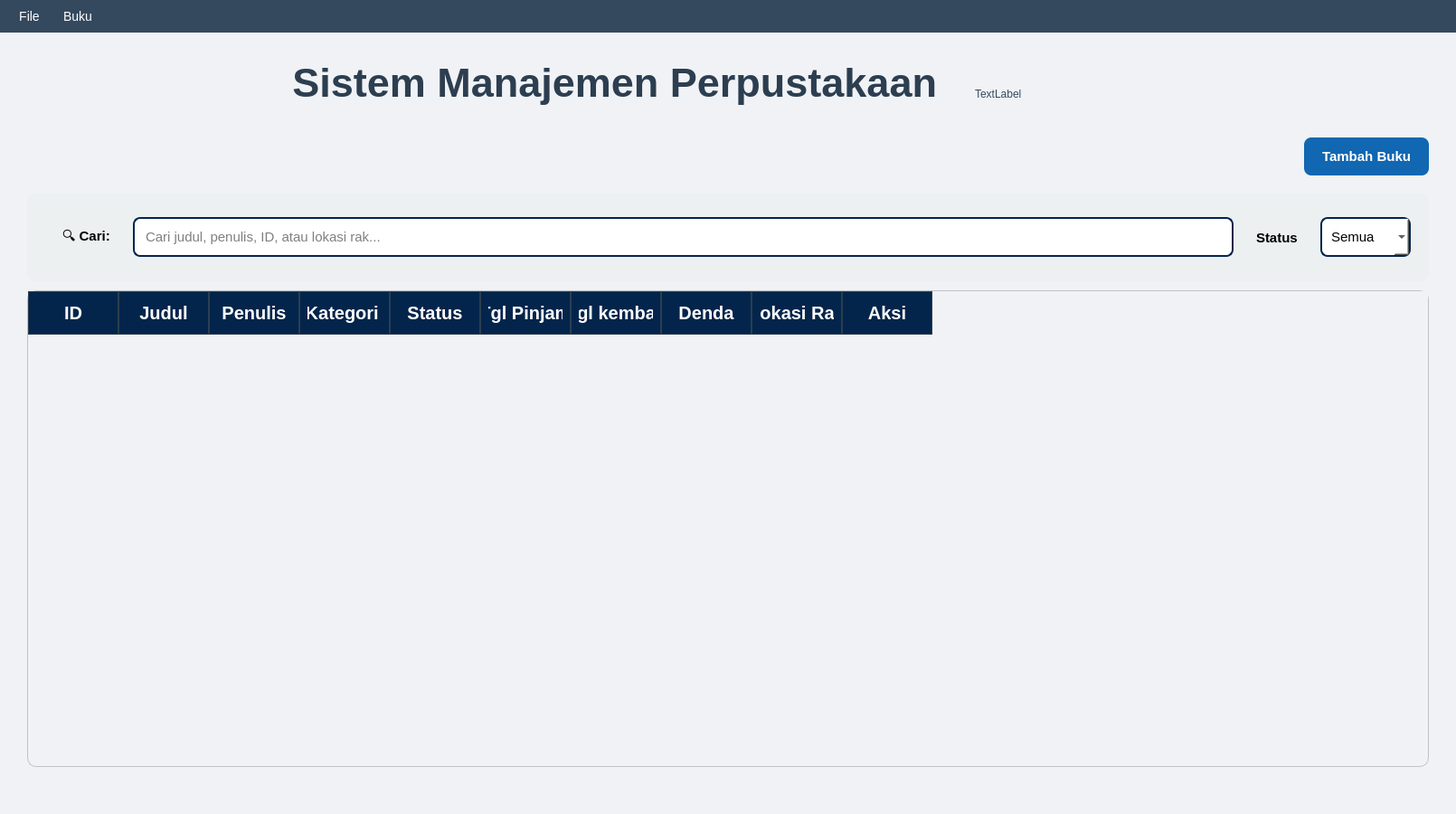
<?xml version="1.0" encoding="UTF-8"?>
<ui version="4.0">
 <class>MainWindow</class>
 <widget class="QMainWindow" name="MainWindow">
  <property name="geometry">
   <rect>
    <x>0</x>
    <y>0</y>
    <width>1581</width>
    <height>900</height>
   </rect>
  </property>
  <property name="windowTitle">
   <string>MainWindow</string>
  </property>
  <property name="styleSheet">
   <string notr="true">QWidget {
                background-color: #f0f2f5; /
                font-family: 'Segoe UI', sans-serif;
            }
            QMenuBar {
                background-color: #34495E; 
                color: white;
                font-size: 14px;
                padding: 5px;
            }
            QMenuBar::item {
                padding: 5px 10px;
                background: transparent;
            }
            QMenuBar::item:selected {
                background-color: #4A637C; 
            }
            QMenu {
                background-color: #34495E;
                color: white;
                border: 1px solid #2C3E50;
                border-radius: 5px;
            }
            QMenu::item {
                padding: 8px 20px;
                background-color: transparent;
            }
            QMenu::item:selected {
                background-color: #2980B9; /* Blue on hover for menu items */
            }
            QLabel {
                color: #34495E;
            }</string>
  </property>
  <widget class="QWidget" name="centralwidget">
   <layout class="QVBoxLayout" name="verticalLayout">
    <property name="spacing">
     <number>10</number>
    </property>
    <property name="leftMargin">
     <number>30</number>
    </property>
    <property name="topMargin">
     <number>30</number>
    </property>
    <property name="rightMargin">
     <number>30</number>
    </property>
    <property name="bottomMargin">
     <number>30</number>
    </property>
    <item>
     <widget class="QWidget" name="widget_2" native="true">
      <layout class="QHBoxLayout" name="horizontalLayout_4">
       <property name="spacing">
        <number>30</number>
       </property>
       <property name="leftMargin">
        <number>280</number>
       </property>
       <property name="topMargin">
        <number>0</number>
       </property>
       <property name="rightMargin">
        <number>450</number>
       </property>
       <property name="bottomMargin">
        <number>0</number>
       </property>
       <item>
        <widget class="QLabel" name="title_label">
         <property name="styleSheet">
          <string notr="true">QLabel{
font-size: 45px;
font-weight: bold; 
margin-bottom: 25px; 
color: #2C3E50; 
text-shadow: 1px 1px 2px #bdc3c7;
}</string>
         </property>
         <property name="text">
          <string>Sistem Manajemen Perpustakaan</string>
         </property>
         <property name="alignment">
          <set>Qt::AlignRight|Qt::AlignTrailing|Qt::AlignVCenter</set>
         </property>
        </widget>
       </item>
       <item>
        <widget class="QLabel" name="gambar_judul">
         <property name="text">
          <string>TextLabel</string>
         </property>
         <property name="alignment">
          <set>Qt::AlignLeading|Qt::AlignLeft|Qt::AlignVCenter</set>
         </property>
        </widget>
       </item>
      </layout>
     </widget>
    </item>
    <item>
     <layout class="QHBoxLayout" name="horizontalLayout">
      <item>
       <spacer name="horizontalSpacer">
        <property name="orientation">
         <enum>Qt::Horizontal</enum>
        </property>
        <property name="sizeHint" stdset="0">
         <size>
          <width>40</width>
          <height>20</height>
         </size>
        </property>
       </spacer>
      </item>
      <item>
       <widget class="QPushButton" name="btn_tambah">
        <property name="styleSheet">
         <string notr="true"> QPushButton {
                background-color: #1167b1;
                color: white;
                padding: 12px 20px;
                border-radius: 8px;
                font-size: 15px;
                font-weight: bold;
                border: none;
}
QPushButton:hover {
                background-color: #2a9df4;
}
</string>
        </property>
        <property name="text">
         <string>Tambah Buku</string>
        </property>
       </widget>
      </item>
     </layout>
    </item>
    <item>
     <widget class="QFrame" name="card_container">
      <property name="frameShape">
       <enum>QFrame::StyledPanel</enum>
      </property>
      <property name="frameShadow">
       <enum>QFrame::Raised</enum>
      </property>
     </widget>
    </item>
    <item>
     <widget class="QWidget" name="widget" native="true">
      <property name="styleSheet">
       <string notr="true">QWidget {
                background-color: #ECF0F1;
                border-radius: 10px;
                padding: 15px;
            }
            QLabel {
                font-size: 15px;
                color: #000000;
                font-weight: 500;
            }
            QLineEdit {
                padding: 10px;
                border: 2px solid #03254c;
                border-radius: 8px;
                font-size: 15px;
                background-color: white;
            }
            QLineEdit:focus {
                border: 2px solid #3498db;
                outline: none;
            }
            QComboBox {
                padding: 10px;
                border: 2px solid #03254c;
                border-radius: 8px;
                font-size: 15px;
                background-color: white;
            }
            QComboBox:focus {
                border: 2px solid #3498db;
                outline: none;
            }</string>
      </property>
      <layout class="QHBoxLayout" name="horizontalLayout_2">
       <property name="leftMargin">
        <number>20</number>
       </property>
       <property name="topMargin">
        <number>20</number>
       </property>
       <property name="rightMargin">
        <number>20</number>
       </property>
       <property name="bottomMargin">
        <number>20</number>
       </property>
       <item>
        <widget class="QLabel" name="label">
         <property name="text">
          <string>🔍 Cari:</string>
         </property>
        </widget>
       </item>
       <item>
        <widget class="QLineEdit" name="search_input">
         <property name="placeholderText">
          <string>Cari judul, penulis, ID, atau lokasi rak...</string>
         </property>
        </widget>
       </item>
       <item>
        <widget class="QLabel" name="label_2">
         <property name="text">
          <string>Status</string>
         </property>
        </widget>
       </item>
       <item>
        <widget class="QComboBox" name="filter_status">
         <item>
          <property name="text">
           <string>Semua</string>
          </property>
         </item>
         <item>
          <property name="text">
           <string>Tersedia</string>
          </property>
         </item>
         <item>
          <property name="text">
           <string>Dipinjam</string>
          </property>
         </item>
        </widget>
       </item>
      </layout>
     </widget>
    </item>
    <item>
     <widget class="QTableWidget" name="table">
      <property name="styleSheet">
       <string notr="true">QTableWidget {
                border: 1px solid #BDC3C7;
                border-radius: 10px;
                font-size: 18px;
                selection-background-color: #D1F2EB; 
            }
            QHeaderView::section {
                background-color: #03254c;
                color: white;
                padding: 8px;
                border: 1px solid #2C3E50;
                font-weight: bold;
                font-size: 20px;
                min-height: 30px; 
            }
            QTableWidget::item {
                padding: 7px;
                border-bottom: 1px solid #EBEDEF; 
            }
            QTableWidget::item:selected {
                background-color: #D1F2EB;
                color: #2C3E50;
            }
            QTableWidget QAbstractScrollArea::corner {
                background: transparent;
                border: none;
            }
            QScrollBar:vertical {
                border: none;
                background: #f0f0f0;
                width: 12px;
                margin: 0px 0px 0px 0px;
            }
            QScrollBar::handle:vertical {
                background: #bdc3c7;
                border-radius: 5px;
                min-height: 20px;
            }
            QScrollBar::handle:vertical:hover {
                background: #95a5a6;
            }
            QScrollBar::add-line:vertical, QScrollBar::sub-line:vertical {
                border: none;
                background: none;
            }
            QScrollBar::add-page:vertical, QScrollBar::sub-page:vertical {
                background: none;
            }</string>
      </property>
      <column>
       <property name="text">
        <string>ID</string>
       </property>
      </column>
      <column>
       <property name="text">
        <string>Judul</string>
       </property>
      </column>
      <column>
       <property name="text">
        <string>Penulis</string>
       </property>
      </column>
      <column>
       <property name="text">
        <string>Kategori </string>
       </property>
      </column>
      <column>
       <property name="text">
        <string>Status</string>
       </property>
      </column>
      <column>
       <property name="text">
        <string>Tgl Pinjam</string>
       </property>
      </column>
      <column>
       <property name="text">
        <string>Tgl kembali</string>
       </property>
      </column>
      <column>
       <property name="text">
        <string>Denda</string>
       </property>
      </column>
      <column>
       <property name="text">
        <string>Lokasi Rak</string>
       </property>
      </column>
      <column>
       <property name="text">
        <string>Aksi</string>
       </property>
      </column>
     </widget>
    </item>
   </layout>
  </widget>
  <widget class="QMenuBar" name="menubar">
   <property name="geometry">
    <rect>
     <x>0</x>
     <y>0</y>
     <width>1581</width>
     <height>18</height>
    </rect>
   </property>
   <widget class="QMenu" name="menuFile">
    <property name="title">
     <string>File</string>
    </property>
    <addaction name="export_action"/>
    <addaction name="exit_action"/>
   </widget>
   <widget class="QMenu" name="menuBuku">
    <property name="title">
     <string>Buku</string>
    </property>
    <addaction name="add_action"/>
    <addaction name="edit_action"/>
    <addaction name="delete_action"/>
    <addaction name="change_status_action"/>
   </widget>
   <addaction name="menuFile"/>
   <addaction name="menuBuku"/>
  </widget>
  <widget class="QStatusBar" name="statusbar"/>
  <action name="export_action">
   <property name="text">
    <string>Export CSV</string>
   </property>
  </action>
  <action name="exit_action">
   <property name="text">
    <string>keluar</string>
   </property>
  </action>
  <action name="add_action">
   <property name="text">
    <string>Tambah Buku</string>
   </property>
  </action>
  <action name="edit_action">
   <property name="text">
    <string>Edit Buku</string>
   </property>
  </action>
  <action name="delete_action">
   <property name="text">
    <string>Hapus Buku</string>
   </property>
  </action>
  <action name="change_status_action">
   <property name="text">
    <string>Ubah Status Buku</string>
   </property>
  </action>
 </widget>
 <resources/>
 <connections/>
</ui>
